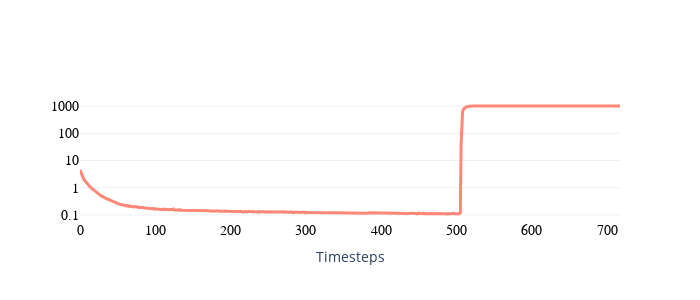

The notebook cell this image was saved under:
### Code cell
### Pressure curve

import plotly.graph_objects as go
import pandas as pd

df = np.array(pd.read_csv(r'xai/results/examplary_pressure_curve.csv')).squeeze()

fig = go.Figure()

color = ["#0059A0","#5F3893","#FF8777","#E1462C"]

fig.add_trace(go.Scatter(y=df, name="ND",marker_color=color[2], line=dict(width=3)))

fig.update_yaxes(title=" ", showticklabels = False)
fig.update_yaxes(zeroline=False,title_text=" ", showticklabels = True, showgrid=True,type="log", tickfont= dict(size=14, family="Helvetica", color="rgb(0,0,0)")
)
fig.update_xaxes(zeroline=False, title="Timesteps", showgrid=False,tickvals=[0,100,200,300,400,500,600,700], tickfont= dict(size=14, family="Helvetica", color="rgb(0,0,0)"))

fig.update_layout(
    showlegend=False,
    bargap=0,
    bargroupgap = 0,
    legend_title="Wavelength",
    template="plotly_white",
    height=300,
    width=700,
)

fig.write_image("xai/images/"+ target + "/1D/pressure_curve.png", scale=2)
fig.show()

### Figure 1 — Plotly figure (JSON) as saved in the notebook; plotly's stock layout.template omitted (floating-point values rounded to 4 significant figures; data arrays with more than 128 entries replaced by an {"elided": "..."} marker saying what was removed)
{"data": [{"line": {"width": 3}, "marker": {"color": "#FF8777"}, "name": "ND", "type": "scatter", "y": {"elided": "718 float values"}}], "layout": {"bargap": 0, "bargroupgap": 0, "height": 300, "legend": {"title": {"text": "Wavelength"}}, "showlegend": false, "width": 700, "xaxis": {"showgrid": false, "tickfont": {"color": "rgb(0,0,0)", "family": "Helvetica", "size": 14}, "tickvals": [0, 100, 200, 300, 400, 500, 600, 700], "title": {"text": "Timesteps"}, "zeroline": false}, "yaxis": {"showgrid": true, "showticklabels": true, "tickfont": {"color": "rgb(0,0,0)", "family": "Helvetica", "size": 14}, "title": {"text": " "}, "type": "log", "zeroline": false}}}
